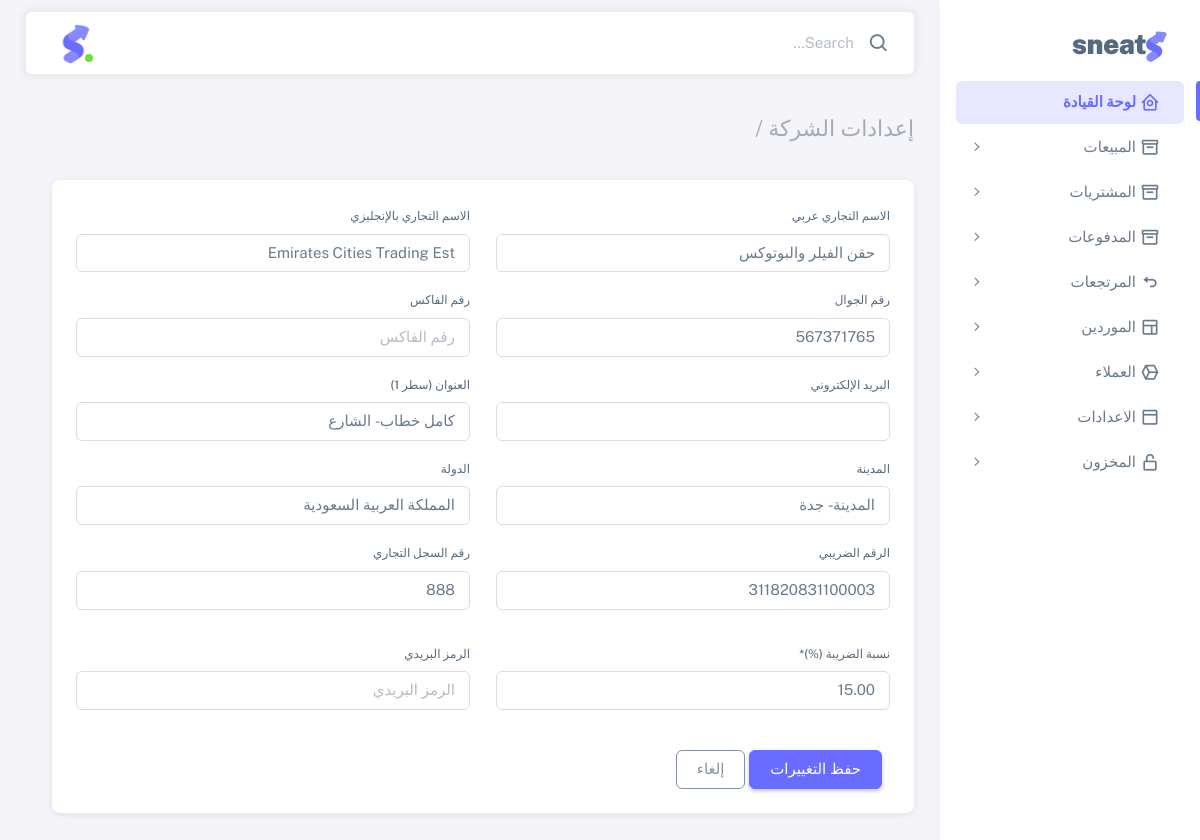
The page /company-settings/ on the database its author committed.
### invoices/models.py (models this page shows, shortened)
class CompanySettings(models.Model):
    name = models.CharField(
        max_length=255,
        null=True,
        blank=True,
        verbose_name="الاسم التجاري عربي"
    )
    en_name = models.CharField(
        max_length=255,
        null=True,
        blank=True,
        verbose_name="الاسم التجاري بالإنجليزي"
    )
    email = models.EmailField(
        null=True,
        blank=True,
        verbose_name="البريد الإلكتروني"
    )
    phone = models.CharField(
        max_length=20,
        null=True,
        blank=True,
        verbose_name="رقم الجوال"
    )
    fax = models.CharField(
        max_length=20,
        null=True,
        blank=True,
        verbose_name="رقم الفاكس"
    )
    address = models.CharField(
        max_length=255,
        null=True,
        blank=True,
        verbose_name="العنوان (سطر 1)"
    )
    city = models.CharField(
        max_length=100,
        null=True,
        blank=True,
        verbose_name="المدينة"
    )
    postal_code = models.CharField(
        max_length=9,
        null=True,
        blank=True,
        verbose_name="الرمز البريدي"
    )
    country = models.CharField(
        max_length=100,
        null=True,
        blank=True,
        default="المملكة العربية السعودية",
        verbose_name="الدولة"
    )
    vat_number = models.CharField(
        max_length=50,
        null=True,
        blank=True,
        verbose_name="الرقم الضريبي"
    )
    cr_number = models.CharField(
        max_length=50,
        null=True,
        blank=True,
        verbose_name="رقم السجل التجاري"
    )
    vat_rate = models.DecimalField(
        max_digits=4,
        decimal_places=2,
        default=15.00,
        verbose_name="نسبة الضريبة (%)"
    )
    logo = models.ImageField(
        upload_to='logos/',
        null=True,
        blank=True,
        verbose_name="شعار المنشأة"
    )
    class Meta:
        verbose_name = "إعدادات المنشأة"
        verbose_name_plural = "إعدادات المنشآت"

### invoices/views.py (the view)
# urls.py: path('company-settings/', views.company_settings, name='company_settings'),
def company_settings(request):
    company_settings, created = CompanySettings.objects.get_or_create(pk=1)
    if request.method == 'POST':
        form = CompanySettingsForm(request.POST, request.FILES, instance=company_settings)
        if form.is_valid():
            form.save()
            messages.success(request, 'تم حفظ إعدادات الشركة بنجاح')
            return redirect('company_settings')
    else:
        form = CompanySettingsForm(instance=company_settings)
    context = {
        'form': form,
        'title': 'إعدادات الشركة',
        'is_settings_page': True,  # لتمييز أن هذه صفحة الإعدادات
    }
    return render(request, 'company_settings.html', context)

### invoices/templates/company_settings.html (shortened to what this page needs)
{% extends 'base.html' %}
{% load static %}
{% load crispy_forms_tags %}
{% block content %}
    <h4 class="fw-bold py-3 mb-4">
      <span class="text-muted fw-light">إعدادات الشركة /</span>
    </h4>
    <div class="row">
      <div class="col-md-12">
        <div class="card mb-4">
          <div class="card-body">
            <form id="formAccountSettings" method="post" enctype="multipart/form-data">
              <div class="row">
                <div class="col-md-6">
                  {{ form.name|as_crispy_field }}
                </div>
                <div class="col-md-6">
                  {{ form.en_name|as_crispy_field }}
                </div>
                <div class="col-md-6">
                  {{ form.phone|as_crispy_field }}
                </div>
                <div class="col-md-6">
                  {{ form.fax|as_crispy_field }}
                </div>
                <div class="col-md-6">
                  {{ form.email|as_crispy_field }}
                </div>
                <div class="col-md-6">
                  {{ form.address|as_crispy_field }}
                </div>
                <div class="col-md-6">
                  {{ form.city|as_crispy_field }}
                </div>
                <div class="col-md-6">
                  {{ form.country|as_crispy_field }}
                </div>
                <div class="col-md-6">
                  {{ form.vat_number|as_crispy_field }}
                </div>
                <div class="mb-3 col-md-6">
                  {{ form.cr_number|as_crispy_field }}
                </div>
                <div class="mb-3 col-md-6">
                  {{ form.vat_rate|as_crispy_field }}
                </div>
                <div class="mb-3 col-md-6">
                  {{ form.postal_code|as_crispy_field }}
                </div>
              </div>
              <div class="mt-2">
                <button type="submit" class="btn btn-primary me-2">حفظ التغييرات</button>
                <button type="reset" class="btn btn-outline-secondary">إلغاء</button>
              </div>
            </form>
          </div>
        </div>
      </div>
    </div>
{% endblock %}

### rows shown on the page
CompanySettings: name "حقن الفيلر والبوتوكس", en_name "Emirates Cities Trading Est", phone "567371765", address "كامل خطاب - الشارع", city "المدينة - جدة", country "المملكة العربية السعودية", vat_number "311820831100003", cr_number "888", vat_rate "15.00"
